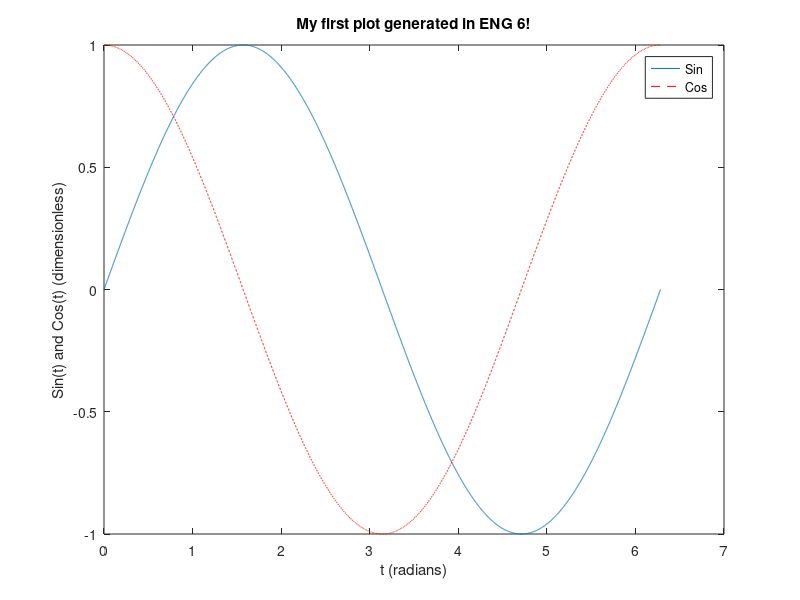

Reproduce this figure in MATLAB.

%	Academic License

% Engineering 6 Introduction Demo Script
%
% This program, plots both a sine wave and a cosine 
% wave over one period (from 0 to 2*pi).
%
% Instruction: Replace quantities in <> with your information.
% 
% Eng 6, Spring 2016
% Name: <Chengeng Xiao>
% Student ID: <913186040>
% Lab Section: <A07>



%% Item 1: Good habits:
% Clear all defined variables from current Workspace
clear all; 

% Close any existing figures that are open
close all; 

% Clear the Command Window so it will be easy to locate the answers printed
% out from this program
clc;
disp('Cleared all defined variables, close all figures and clear the command window')


%% Item 2: Define the variable 't' to be an array that starts at 0 and ends at 2*pi with enough intermediate values so that the plots will look smooth. 

% The format used below is start:step_size:stop, so if there wasn't a major error
% here, the array t would contain all values starting from 0 to 2*pi in
% steps of 1/1000.
start = 0;
stop = 2*pi;
stepSize = 1/1000;   % Note Camel Case Naming convention
timeIncrement = start:stepSize:stop;
who

%% Item 3: Evaluate sine and cosine from 0 to 2*pi.
% Do so by using MatLab's built-in functions sin( ) and cos( );
sineValues = sin(timeIncrement);
cosValues = cos(timeIncrement);
who

%% Item 4: Create the figure and number it Figure 1.
figure(1);
% Item 5: Create and plot the sine and cosine functions.
plot(timeIncrement, sineValues);

% Use the command below to hold the current plot, so the next plot can be
% overlaid on top of it.
hold on

% Plot the cosine function using red dashed line
plot( timeIncrement, cosValues, 'r--');

%% Item 6: Add a title, axis labels and a legend.

% Adding a title
title('My first plot generated in ENG 6!')

% Adding axis labels
xlabel('t (radians)') % Note that it doesn't have to be 'tArray' on the plot.
ylabel('Sin(t) and Cos(t) (dimensionless)')

% Legend. Type the names of each line in the order that you plotted them,
% in this case, type 'Sin' before 'Cos'.
legend('Sin', 'Cos');

%% Item 7: Submitting the code onto SmartSite
% 
% Step 1: Login to smartsite.ucdavis.edu, and go to the ENG6 WIN 2013 page.
%
% Step 2: Click on Assignments on the left panel.
%
% Step 3: Click on Lab 1.
%
% Step 4: Attach your MATLAB code (the .m file, NOT .asv).
%
% Step 5: Check the honor pledge (the square checkbox).
%
% Step 6: Click Submit.
%
% Step 7: Look for the confirmation message on the webpage for successful submission.
%
% Step 8: Check your e-mail box for the confirmation e-mail from SmartSite.
%        DO NOT DELETE THIS E-MAIL UNTIL YOU'VE RECEIVED A GRADE FOR THE ASSIGNMENT
% 
% Step 9: Check Smartsite->Assignment->Lab 1 to see if attachment was
%        uploaded correctly. If not, submit again.